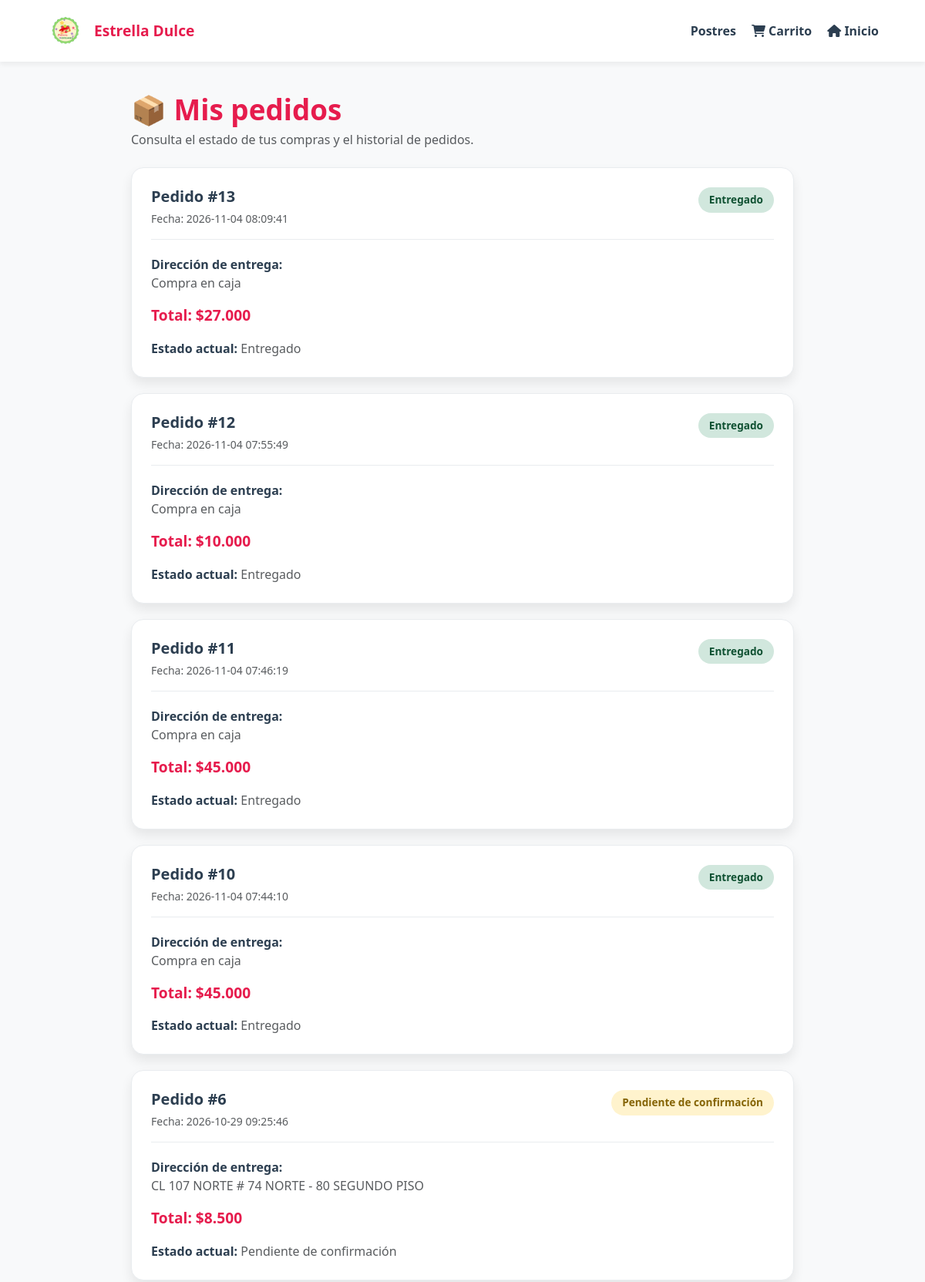
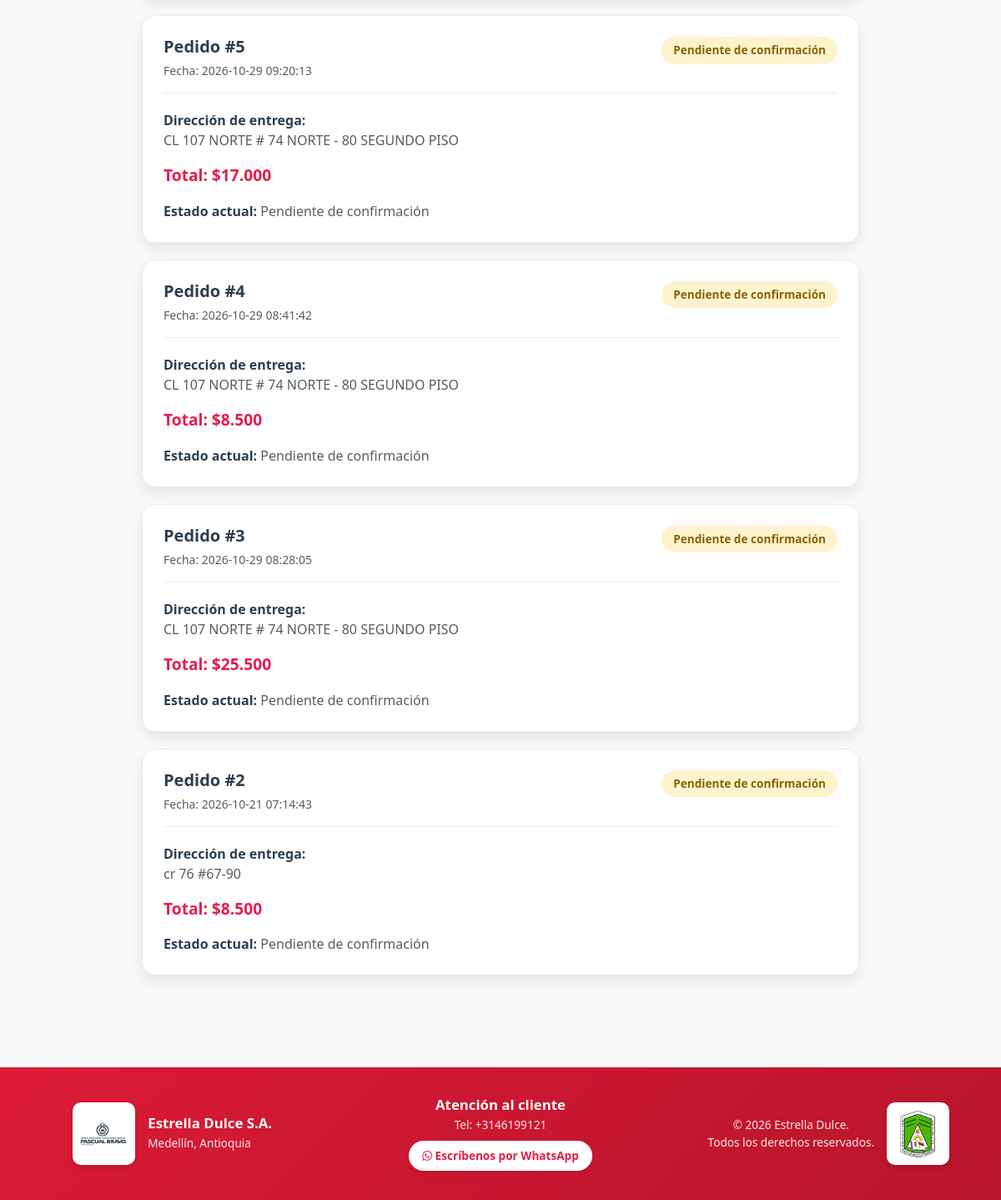
The app's page /vistas/estado_pedido.php (signed in) with its own data (2 pictures, top to bottom).
### tables this page shows
CREATE TABLE `pedidos` (
  `id_pedido` int(11) NOT NULL,
  `id_usuario` int(11) NOT NULL,
  `total` decimal(10,2) NOT NULL DEFAULT 0.00,
  `estado` enum('PENDIENTE','CONFIRMADO','PREPARANDO','LISTO','ENTREGADO','CANCELADO') NOT NULL DEFAULT 'PENDIENTE',
  `direccion_entrega` varchar(255) DEFAULT NULL,
  `telefono_contacto` varchar(30) DEFAULT NULL,
  `observaciones` text DEFAULT NULL,
  `fecha_pedido` timestamp NOT NULL DEFAULT current_timestamp()
);

### vistas/estado_pedido.php (the view, shortened to what this page needs)
<?php
require_once "../conexion.php";
$idUsuario = (int) $_SESSION["id_usuario"];
$sql = "
    SELECT
        id_pedido,
        total,
        estado,
        direccion_entrega,
        fecha_pedido
    FROM pedidos
    WHERE id_usuario = :id_usuario
    ORDER BY fecha_pedido DESC
";
$stmt = $conexion->prepare($sql);
$stmt->execute([
    ":id_usuario" => $idUsuario
]);
$pedidos = $stmt->fetchAll(PDO::FETCH_ASSOC);
function estadoLegible($estado) {
    $estados = [
        "PENDIENTE" => "Pendiente de confirmación",
        "EN_PREPARACION" => "En preparación",
        "EN PREPARACIÓN" => "En preparación",
        "ENVIADO" => "En camino",
        "EN_CAMINO" => "En camino",
        "ENTREGADO" => "Entregado",
        "CANCELADO" => "Cancelado"
    ];
    return $estados[strtoupper(trim((string)$estado))]
        ?? ucfirst(strtolower(str_replace("_", " ", (string)$estado)));
}
function claseEstado($estado) {
    $estado = strtoupper(trim((string)$estado));
    if ($estado === "ENTREGADO") {
        return "entregado";
    }
    return "pendiente";
}
?>
<!DOCTYPE html>
<html lang="es">
<head>
    <link href="https://cdn.jsdelivr.net/npm/bootstrap@5.3.3/dist/css/bootstrap.min.css" rel="stylesheet">
    <link rel="stylesheet" href="https://cdnjs.cloudflare.com/ajax/libs/font-awesome/6.0.0/css/all.min.css">
</head>
<body>
<header class="ed-header">
    <a href="../index.php" class="ed-header__brand">
        <img src="../imagen/ChatGPT Image 5 nov 2025, 10_50_14 p.m..png" alt="Logo Estrella Dulce" class="ed-header__logo">
        <span class="ed-header__title">Estrella Dulce</span>
    </a>
    <nav class="ed-nav">
        <a href="postres.php">Postres</a>
        <a href="carrito.php"><i class="fa-solid fa-cart-shopping"></i> Carrito</a>
        <a href="../index.php"><i class="fa-solid fa-house"></i> Inicio</a>
    </nav>
</header>
<main class="pedidos-container">
    <h1 class="titulo">📦 Mis pedidos</h1>
    <p class="text-muted mb-4">Consulta el estado de tus compras y el historial de pedidos.</p>
    <?php if (count($pedidos) === 0): ?>
        <div class="sin-pedidos">
            <h2>Aún no tienes pedidos</h2>
            <p class="text-muted">Cuando realices una compra, aparecerá aquí.</p>
            <a href="postres.php" class="btn-dulce mt-3">Ver postres</a>
        </div>
    <?php else: ?>
        <?php foreach ($pedidos as $pedido): ?>
            <article class="pedido-card">
                <div class="pedido-cabecera">
                    <div>
                        <h2 class="h5 mb-1 fw-bold">
                            Pedido #<?= (int)$pedido["id_pedido"] ?>
                        </h2>
                        <small class="text-muted">
                            Fecha: <?= htmlspecialchars((string)$pedido["fecha_pedido"], ENT_QUOTES, "UTF-8") ?>
                        </small>
                    </div>
                    <span class="estado <?= claseEstado($pedido["estado"]) ?>">
                        <?= htmlspecialchars(estadoLegible($pedido["estado"]), ENT_QUOTES, "UTF-8") ?>
                    </span>
                </div>
                <div class="mb-3">
                    <strong>Dirección de entrega:</strong>
                    <p class="text-muted mb-0"><?= htmlspecialchars((string)$pedido["direccion_entrega"], ENT_QUOTES, "UTF-8") ?></p>
                </div>
                <div class="mb-3">
                    <span class="pedido-total">
                        Total: $<?= number_format((float)$pedido["total"], 0, ",", ".") ?>
                    </span>
                </div>
                <div class="mb-0">
                    <strong>Estado actual:</strong>
                    <span class="text-muted"><?= htmlspecialchars(estadoLegible($pedido["estado"]), ENT_QUOTES, "UTF-8") ?></span>
                </div>
            </article>
        <?php endforeach; ?>
    <?php endif; ?>
</main>
<footer class="ed-footer">
    <div class="footer-container">
        <div class="footer-col footer-left">
            <div class="footer-logo-box">
            <img
        src="../imagen/Logo Pascual Bravo 2.jpg"
        alt="Logo Pascual Bravo"
        class="footer-logo"
    >
            </div>
            <div>
                <h3>Estrella Dulce S.A.</h3>
                <p>Medellín, Antioquia</p>
            </div>
        </div>
        <div class="footer-col">
            <h3>Atención al cliente</h3>
            <p>Tel: +3146199121</p>
            <a href="https://wa.me/3146199121" target="_blank" class="btn-whatsapp">
                <i class="fa-brands fa-whatsapp"></i> Escríbenos por WhatsApp
            </a>
        </div>
        <div class="footer-col footer-right">
            <div>
                <p class="mb-0">© 2026 Estrella Dulce.</p>
                <p class="mb-0">Todos los derechos reservados.</p>
            </div>
            <div class="footer-logo-box">
            <img
        src="../imagen/I.E F├®lix De Bedout Moreno Escudo.png"
        alt="Logo Félix"
        class="footer-logo"
    >
            </div>
        </div>
    </div>
</footer>
</body>
</html>

### vistas/estado_pedido.php (style rules this page uses)
:root { --primary-pink: #e61c4d; --gradient-pink: linear-gradient(135deg, #db1a35, #b8152c); --bg-light: #f8f9fa; --text-dark: #2c3e50; --text-muted: #6c757d; --border-color: #e9ecef; --shadow-sm: 0 4px 6px rgba(0, 0, 0, 0.05); --shadow-md: 0 8px 15px rgba(0, 0, 0, 0.08); }
body { background-color: var(--bg-light); color: var(--text-dark); display: flex; flex-direction: column; min-height: 100vh; margin: 0; }
.ed-header { background-color: #ffffff; display: flex; justify-content: space-between; align-items: center; padding: 15px 5%; box-shadow: var(--shadow-sm); }
.ed-header__brand { display: flex; align-items: center; gap: 12px; text-decoration: none; }
.ed-header__logo { max-width: 50px; height: auto; object-fit: contain; }
.ed-header__title { font-weight: bold; font-size: 1.2rem; color: var(--primary-pink); }
.ed-nav { display: flex; gap: 20px; align-items: center; }
.ed-nav a { text-decoration: none; color: var(--text-dark); font-weight: 600; transition: color 0.3s; }
.pedidos-container { max-width: 900px; margin: 40px auto; padding: 0 20px; flex: 1; width: 100%; }
.titulo { color: var(--primary-pink); font-size: clamp(1.8rem, 4vw, 2.3rem); font-weight: 700; margin-bottom: 5px; }
.pedido-card { background: #ffffff; border-radius: 16px; box-shadow: var(--shadow-md); padding: 25px; margin: 20px 0; border: 1px solid var(--border-color); }
.pedido-cabecera { display: flex; justify-content: space-between; align-items: flex-start; border-bottom: 1px solid var(--border-color); padding-bottom: 15px; margin-bottom: 20px; flex-wrap: wrap; gap: 12px; }
.estado { display: inline-flex; align-items: center; gap: 8px; padding: 6px 14px; border-radius: 20px; font-size: 0.85rem; font-weight: 600; }
.pendiente { background: #fff3cd; color: #856404; }
.entregado { background: #d1e7dd; color: #0f5132; }
.pedido-total { color: var(--primary-pink); font-weight: 700; font-size: 1.2rem; }
.ed-footer { background: var(--gradient-pink); color: #ffffff; padding: 35px 20px; margin-top: 50px; }
.footer-right { display: flex; align-items: center; justify-content: center; gap: 15px; text-align: center; }
.footer-right div { text-align: center; }
.footer-container { max-width: 1200px; margin: 0 auto; display: flex; justify-content: space-between; align-items: center; flex-wrap: wrap; gap: 20px; }
.footer-col { text-align: center; flex: 1; min-width: 250px; }
.footer-left { display: flex; align-items: center; justify-content: center; gap: 15px; text-align: left; }
.footer-right { display: flex; align-items: center; justify-content: center; gap: 15px; text-align: right; }
.footer-logo-box { background: #ffffff; padding: 8px; border-radius: 10px; display: inline-block; width: 75px; height: 75px; display: flex; align-items: center; justify-content: center; box-shadow: 0 4px 6px rgba(0,0,0,0.1); flex-shrink: 0; }
.footer-logo { max-width: 100%; max-height: 100%; object-fit: contain; }
.footer-col h3 { font-size: 1.05rem; margin-bottom: 4px; font-weight: 700; }
.footer-col p { font-size: 0.85rem; opacity: 0.9; margin-bottom: 2px; }
.btn-whatsapp { display: inline-block; background-color: #ffffff; color: var(--primary-pink); padding: 8px 16px; border-radius: 25px; text-decoration: none; font-weight: 600; font-size: 0.85rem; margin-top: 6px; box-shadow: var(--shadow-sm); transition: transform 0.2s, background-color 0.2s; }

### records on screen
pedidos: id_pedido "13", fecha_pedido "2026-11-04 08:09:41", estado "Entregado", direccion_entrega "Compra en caja", total "27.000"
pedidos: id_pedido "12", fecha_pedido "2026-11-04 07:55:49", estado "Entregado", direccion_entrega "Compra en caja", total "10.000"
pedidos: id_pedido "11", fecha_pedido "2026-11-04 07:46:19", estado "Entregado", direccion_entrega "Compra en caja", total "45.000"
pedidos: id_pedido "10", fecha_pedido "2026-11-04 07:44:10", estado "Entregado", direccion_entrega "Compra en caja", total "45.000"
pedidos: id_pedido "6", fecha_pedido "2026-10-29 09:25:46", estado "Pendiente de confirmación", direccion_entrega "CL 107 NORTE # 74 NORTE - 80 SEGUNDO PISO", total "8.500"
pedidos: id_pedido "5", fecha_pedido "2026-10-29 09:20:13", estado "Pendiente de confirmación", direccion_entrega "CL 107 NORTE # 74 NORTE - 80 SEGUNDO PISO", total "17.000"
pedidos: id_pedido "4", fecha_pedido "2026-10-29 08:41:42", estado "Pendiente de confirmación", direccion_entrega "CL 107 NORTE # 74 NORTE - 80 SEGUNDO PISO", total "8.500"
pedidos: id_pedido "3", fecha_pedido "2026-10-29 08:28:05", estado "Pendiente de confirmación", direccion_entrega "CL 107 NORTE # 74 NORTE - 80 SEGUNDO PISO", total "25.500"
pedidos: id_pedido "2", fecha_pedido "2026-10-21 07:14:43", estado "Pendiente de confirmación", direccion_entrega "cr 76 #67-90", total "8.500"
